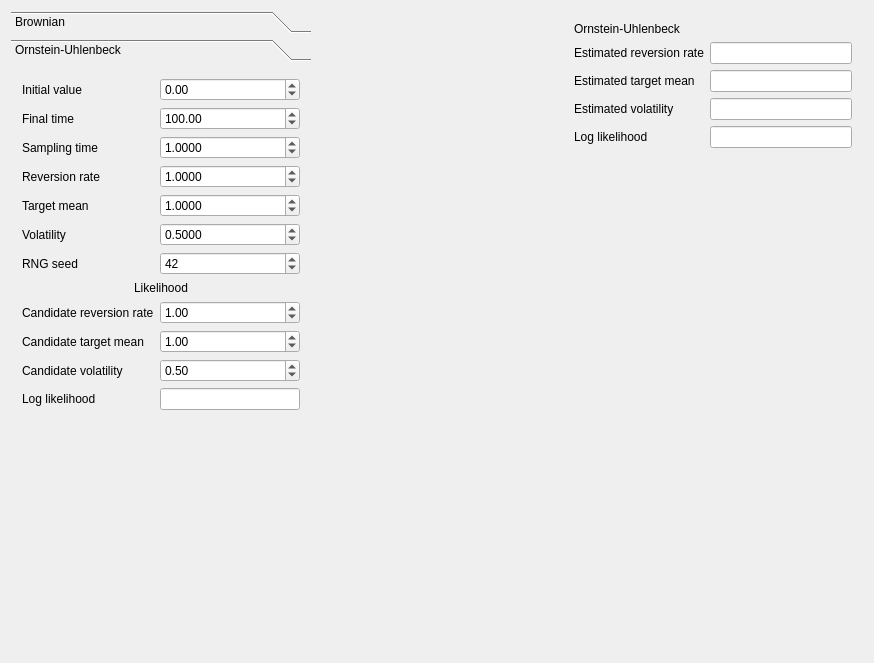
<?xml version="1.0" encoding="UTF-8"?>
<ui version="4.0">
 <class>QtStochasticityInspectorMainDialog</class>
 <widget class="QDialog" name="QtStochasticityInspectorMainDialog">
  <property name="geometry">
   <rect>
    <x>0</x>
    <y>0</y>
    <width>874</width>
    <height>663</height>
   </rect>
  </property>
  <property name="windowTitle">
   <string>StochasticityInspector</string>
  </property>
  <layout class="QGridLayout" name="gridLayout_2">
   <item row="0" column="2">
    <widget class="QwtPlot" name="plot" native="true">
     <property name="sizePolicy">
      <sizepolicy hsizetype="Preferred" vsizetype="Minimum">
       <horstretch>10</horstretch>
       <verstretch>3</verstretch>
      </sizepolicy>
     </property>
    </widget>
   </item>
   <item row="0" column="0">
    <widget class="QToolBox" name="toolBox">
     <property name="minimumSize">
      <size>
       <width>300</width>
       <height>0</height>
      </size>
     </property>
     <property name="currentIndex">
      <number>1</number>
     </property>
     <widget class="QWidget" name="page_brownian">
      <property name="geometry">
       <rect>
        <x>0</x>
        <y>0</y>
        <width>300</width>
        <height>583</height>
       </rect>
      </property>
      <attribute name="label">
       <string>Brownian</string>
      </attribute>
     </widget>
     <widget class="QWidget" name="page">
      <property name="geometry">
       <rect>
        <x>0</x>
        <y>0</y>
        <width>300</width>
        <height>583</height>
       </rect>
      </property>
      <attribute name="label">
       <string>Ornstein-Uhlenbeck</string>
      </attribute>
      <layout class="QGridLayout" name="gridLayout_3">
       <item row="9" column="0" colspan="2">
        <widget class="QLabel" name="label_2">
         <property name="text">
          <string>Likelihood</string>
         </property>
         <property name="alignment">
          <set>Qt::AlignCenter</set>
         </property>
        </widget>
       </item>
       <item row="13" column="1">
        <widget class="QDoubleSpinBox" name="box_cand_mu">
         <property name="maximum">
          <double>1000.000000000000000</double>
         </property>
         <property name="singleStep">
          <double>0.010000000000000</double>
         </property>
         <property name="value">
          <double>1.000000000000000</double>
         </property>
        </widget>
       </item>
       <item row="12" column="1">
        <widget class="QDoubleSpinBox" name="box_cand_lambda">
         <property name="minimum">
          <double>0.010000000000000</double>
         </property>
         <property name="maximum">
          <double>10000.000000000000000</double>
         </property>
         <property name="singleStep">
          <double>0.010000000000000</double>
         </property>
         <property name="value">
          <double>1.000000000000000</double>
         </property>
        </widget>
       </item>
       <item row="4" column="0">
        <widget class="QLabel" name="label_mu">
         <property name="toolTip">
          <string>mu</string>
         </property>
         <property name="text">
          <string>Target mean</string>
         </property>
        </widget>
       </item>
       <item row="16" column="0">
        <spacer name="verticalSpacer">
         <property name="orientation">
          <enum>Qt::Vertical</enum>
         </property>
         <property name="sizeHint" stdset="0">
          <size>
           <width>20</width>
           <height>40</height>
          </size>
         </property>
        </spacer>
       </item>
       <item row="14" column="1">
        <widget class="QDoubleSpinBox" name="box_cand_sigma">
         <property name="maximum">
          <double>1000.000000000000000</double>
         </property>
         <property name="singleStep">
          <double>0.010000000000000</double>
         </property>
         <property name="value">
          <double>0.500000000000000</double>
         </property>
        </widget>
       </item>
       <item row="14" column="0">
        <widget class="QLabel" name="label_8">
         <property name="text">
          <string>Candidate volatility</string>
         </property>
        </widget>
       </item>
       <item row="0" column="1">
        <widget class="QDoubleSpinBox" name="box_init_x">
         <property name="minimum">
          <double>-1000.000000000000000</double>
         </property>
         <property name="maximum">
          <double>1000.000000000000000</double>
         </property>
        </widget>
       </item>
       <item row="5" column="0">
        <widget class="QLabel" name="label_sigma">
         <property name="toolTip">
          <string>sigma</string>
         </property>
         <property name="text">
          <string>Volatility</string>
         </property>
        </widget>
       </item>
       <item row="5" column="1">
        <widget class="QDoubleSpinBox" name="box_sigma">
         <property name="decimals">
          <number>4</number>
         </property>
         <property name="minimum">
          <double>-1000.000000000000000</double>
         </property>
         <property name="maximum">
          <double>1000.000000000000000</double>
         </property>
         <property name="singleStep">
          <double>0.100000000000000</double>
         </property>
         <property name="value">
          <double>0.500000000000000</double>
         </property>
        </widget>
       </item>
       <item row="2" column="1">
        <widget class="QDoubleSpinBox" name="box_dt">
         <property name="decimals">
          <number>4</number>
         </property>
         <property name="maximum">
          <double>1000.000000000000000</double>
         </property>
         <property name="singleStep">
          <double>0.100000000000000</double>
         </property>
         <property name="value">
          <double>1.000000000000000</double>
         </property>
        </widget>
       </item>
       <item row="1" column="0">
        <widget class="QLabel" name="label_t_end">
         <property name="text">
          <string>Final time</string>
         </property>
        </widget>
       </item>
       <item row="6" column="0">
        <widget class="QLabel" name="label_seed">
         <property name="text">
          <string>RNG seed</string>
         </property>
        </widget>
       </item>
       <item row="6" column="1">
        <widget class="QSpinBox" name="box_seed">
         <property name="maximum">
          <number>1000</number>
         </property>
         <property name="value">
          <number>42</number>
         </property>
        </widget>
       </item>
       <item row="12" column="0">
        <widget class="QLabel" name="label_3">
         <property name="text">
          <string>Candidate reversion rate</string>
         </property>
        </widget>
       </item>
       <item row="0" column="0">
        <widget class="QLabel" name="label_init_x">
         <property name="text">
          <string>Initial value</string>
         </property>
        </widget>
       </item>
       <item row="1" column="1">
        <widget class="QDoubleSpinBox" name="box_t_end">
         <property name="maximum">
          <double>100000.000000000000000</double>
         </property>
         <property name="value">
          <double>100.000000000000000</double>
         </property>
        </widget>
       </item>
       <item row="2" column="0">
        <widget class="QLabel" name="label_dt">
         <property name="toolTip">
          <string>delta</string>
         </property>
         <property name="text">
          <string>Sampling time</string>
         </property>
        </widget>
       </item>
       <item row="4" column="1">
        <widget class="QDoubleSpinBox" name="box_mu">
         <property name="decimals">
          <number>4</number>
         </property>
         <property name="minimum">
          <double>-1000.000000000000000</double>
         </property>
         <property name="maximum">
          <double>1000.000000000000000</double>
         </property>
         <property name="singleStep">
          <double>0.100000000000000</double>
         </property>
         <property name="value">
          <double>1.000000000000000</double>
         </property>
        </widget>
       </item>
       <item row="3" column="0">
        <widget class="QLabel" name="label_lambda">
         <property name="toolTip">
          <string>theta</string>
         </property>
         <property name="text">
          <string>Reversion rate</string>
         </property>
        </widget>
       </item>
       <item row="3" column="1">
        <widget class="QDoubleSpinBox" name="box_lambda">
         <property name="decimals">
          <number>4</number>
         </property>
         <property name="maximum">
          <double>1000.000000000000000</double>
         </property>
         <property name="singleStep">
          <double>0.100000000000000</double>
         </property>
         <property name="value">
          <double>1.000000000000000</double>
         </property>
        </widget>
       </item>
       <item row="13" column="0">
        <widget class="QLabel" name="label">
         <property name="text">
          <string>Candidate target mean</string>
         </property>
        </widget>
       </item>
       <item row="15" column="0">
        <widget class="QLabel" name="label_9">
         <property name="text">
          <string>Log likelihood</string>
         </property>
        </widget>
       </item>
       <item row="15" column="1">
        <widget class="QLineEdit" name="edit_log_likelihood">
         <property name="readOnly">
          <bool>true</bool>
         </property>
        </widget>
       </item>
      </layout>
     </widget>
    </widget>
   </item>
   <item row="0" column="3">
    <widget class="QWidget" name="widget" native="true">
     <property name="sizePolicy">
      <sizepolicy hsizetype="Preferred" vsizetype="Preferred">
       <horstretch>1</horstretch>
       <verstretch>0</verstretch>
      </sizepolicy>
     </property>
     <property name="minimumSize">
      <size>
       <width>300</width>
       <height>0</height>
      </size>
     </property>
     <layout class="QGridLayout" name="gridLayout">
      <item row="3" column="0">
       <widget class="QLabel" name="label_7">
        <property name="text">
         <string>Estimated volatility</string>
        </property>
       </widget>
      </item>
      <item row="0" column="0" colspan="2">
       <widget class="QLabel" name="label_5">
        <property name="text">
         <string>Ornstein-Uhlenbeck</string>
        </property>
       </widget>
      </item>
      <item row="1" column="0">
       <widget class="QLabel" name="label_4">
        <property name="text">
         <string>Estimated reversion rate</string>
        </property>
       </widget>
      </item>
      <item row="2" column="0">
       <widget class="QLabel" name="label_6">
        <property name="text">
         <string>Estimated target mean</string>
        </property>
       </widget>
      </item>
      <item row="3" column="1">
       <widget class="QLineEdit" name="edit_sigma_hat">
        <property name="readOnly">
         <bool>true</bool>
        </property>
       </widget>
      </item>
      <item row="2" column="1">
       <widget class="QLineEdit" name="edit_mu_hat">
        <property name="readOnly">
         <bool>true</bool>
        </property>
       </widget>
      </item>
      <item row="1" column="1">
       <widget class="QLineEdit" name="edit_lambda_hat">
        <property name="readOnly">
         <bool>true</bool>
        </property>
       </widget>
      </item>
      <item row="5" column="0">
       <spacer name="verticalSpacer_2">
        <property name="orientation">
         <enum>Qt::Vertical</enum>
        </property>
        <property name="sizeHint" stdset="0">
         <size>
          <width>20</width>
          <height>40</height>
         </size>
        </property>
       </spacer>
      </item>
      <item row="4" column="0">
       <widget class="QLabel" name="label_10">
        <property name="text">
         <string>Log likelihood</string>
        </property>
       </widget>
      </item>
      <item row="4" column="1">
       <widget class="QLineEdit" name="edit_max_log_likelihood">
        <property name="readOnly">
         <bool>true</bool>
        </property>
       </widget>
      </item>
     </layout>
    </widget>
   </item>
  </layout>
 </widget>
 <layoutdefault spacing="6" margin="11"/>
 <customwidgets>
  <customwidget>
   <class>QwtPlot</class>
   <extends>QWidget</extends>
   <header>qwt_plot.h</header>
   <container>1</container>
  </customwidget>
 </customwidgets>
 <tabstops>
  <tabstop>box_init_x</tabstop>
  <tabstop>box_t_end</tabstop>
  <tabstop>box_dt</tabstop>
  <tabstop>box_lambda</tabstop>
  <tabstop>box_mu</tabstop>
  <tabstop>box_sigma</tabstop>
  <tabstop>box_seed</tabstop>
  <tabstop>box_cand_lambda</tabstop>
  <tabstop>box_cand_mu</tabstop>
  <tabstop>box_cand_sigma</tabstop>
  <tabstop>edit_log_likelihood</tabstop>
  <tabstop>edit_lambda_hat</tabstop>
  <tabstop>edit_mu_hat</tabstop>
  <tabstop>edit_sigma_hat</tabstop>
 </tabstops>
 <resources/>
 <connections/>
</ui>
